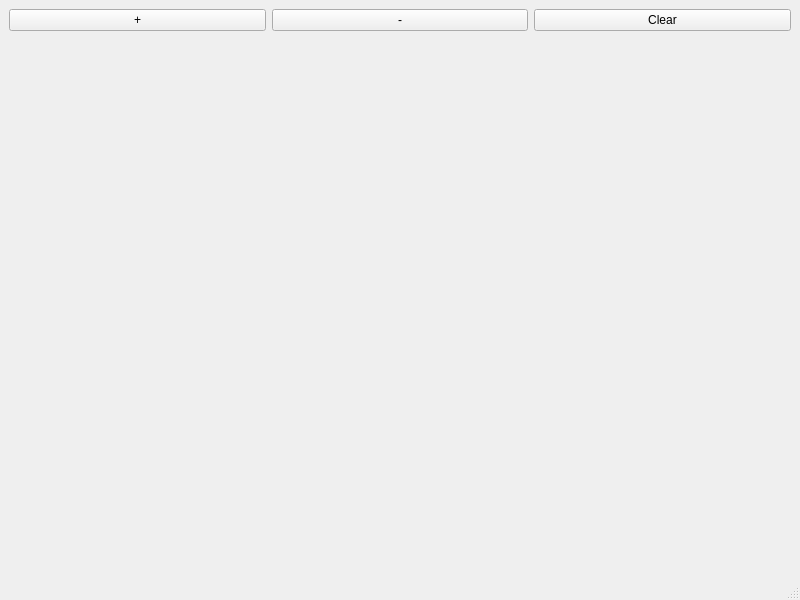
<?xml version="1.0" encoding="UTF-8"?>
<ui version="4.0">
 <class>SequenceEditor_window</class>
 <widget class="QMainWindow" name="SequenceEditor_window">
  <property name="geometry">
   <rect>
    <x>0</x>
    <y>0</y>
    <width>800</width>
    <height>600</height>
   </rect>
  </property>
  <property name="windowTitle">
   <string>MainWindow</string>
  </property>
  <widget class="QWidget" name="centralwidget">
   <layout class="QVBoxLayout" name="verticalLayout">
    <item>
     <layout class="QHBoxLayout" name="horizontalLayout">
      <item>
       <widget class="QPushButton" name="add_btn">
        <property name="text">
         <string>+</string>
        </property>
       </widget>
      </item>
      <item>
       <widget class="QPushButton" name="del_btn">
        <property name="text">
         <string>-</string>
        </property>
       </widget>
      </item>
      <item>
       <widget class="QPushButton" name="clear_btn">
        <property name="text">
         <string>Clear</string>
        </property>
       </widget>
      </item>
     </layout>
    </item>
    <item>
     <widget class="QWidget" name="swgt" native="true"/>
    </item>
    <item>
     <spacer name="verticalSpacer">
      <property name="orientation">
       <enum>Qt::Vertical</enum>
      </property>
      <property name="sizeHint" stdset="0">
       <size>
        <width>20</width>
        <height>40</height>
       </size>
      </property>
     </spacer>
    </item>
   </layout>
  </widget>
  <widget class="QStatusBar" name="statusbar"/>
 </widget>
 <resources/>
 <connections/>
</ui>
